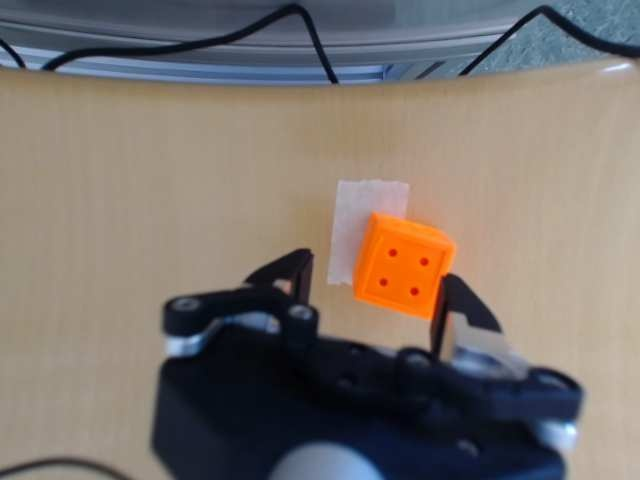
#> input picture cube-inspection-system/app/infrastructure/vision/captures/last_raw.jpg, 640 x 480 px
$ python -i image_processing.py   (imports and definitions only)
#> lines starting #> are read from the running program, lines starting #| are printed output that depends on the picture; after the words box and inside, x2 and y2 are one past the last pixel; in counts of white or black regions, pixels touching at a corner belong together
import cv2
import numpy as np

# ====================================================================
# FARB-DEFINITIONEN (HSV-Bereiche)
# ====================================================================
# Setup: Weiße PLA-3D-Druck-Fotobox, weißer LED-Ring oben, Kamera von oben.
# → Hintergrund ist weiß (S ≈ 0, V hoch) und wird durch die hohen
#   Sättigungs-Schwellwerte (≥ 80–150) automatisch ausgefiltert.
#
# Jede Farbe hat eine Liste von (lower, upper)-Tupeln.
# Rot braucht zwei Bereiche, weil Hue in HSV bei 0/180 umschlägt.
COLOR_RANGES = {
    "orange": [
        (np.array([5, 150, 120]),  np.array([25, 255, 255])),
    ],
    "rot": [
        (np.array([0, 100, 100]),  np.array([10, 255, 255])),
        (np.array([160, 100, 100]), np.array([180, 255, 255])),
    ],
    "gelb": [
        (np.array([20, 100, 100]), np.array([35, 255, 255])),
    ],
    "gruen": [
        (np.array([35, 80, 80]),   np.array([85, 255, 255])),
    ],
    "blau": [
        (np.array([100, 100, 80]), np.array([130, 255, 255])),
    ],
    "lila": [
        (np.array([125, 80, 80]),  np.array([155, 255, 255])),
    ],
    # HINWEIS: "weiss" ist NICHT nutzbar mit der weißen Fotobox,
    # da Hintergrund und Würfel denselben HSV-Bereich haben.
    # Nur verwenden, wenn ein dunkler/farbiger Hintergrund genutzt wird.
    "weiss": [
        (np.array([0, 0, 180]),    np.array([180, 50, 255])),
    ],
}


def get_color_mask(img, color: str):
    """Gibt eine bereinigte Binärmaske für die angegebene Farbe zurück.

    Unterstützt alle Farben aus COLOR_RANGES.
    Farben mit mehreren HSV-Bereichen (z.B. Rot) werden automatisch kombiniert.
    """
    color = color.lower().strip()
    if color not in COLOR_RANGES:
        raise ValueError(f"Unbekannte Farbe '{color}'. Verfügbar: {list(COLOR_RANGES.keys())}")

    hsv = cv2.cvtColor(img, cv2.COLOR_BGR2HSV)
    mask = np.zeros(hsv.shape[:2], dtype=np.uint8)

    for lower, upper in COLOR_RANGES[color]:
        mask |= cv2.inRange(hsv, lower, upper)

    kernel = cv2.getStructuringElement(cv2.MORPH_RECT, (5, 5))
    mask = cv2.morphologyEx(mask, cv2.MORPH_CLOSE, kernel)
    mask = cv2.morphologyEx(mask, cv2.MORPH_OPEN, kernel)
    return mask


def get_orange_mask(img):
    """Gibt eine bereinigte Binärmaske für orange Bereiche zurück."""
    return get_color_mask(img, "orange")


def get_dark_spots(gray_roi):
    """Gibt eine Binärmaske für dunkle Stellen zurück (z.B. Würfelaugen).

    Nutzt adaptives Thresholding: Erkennt Bereiche, die lokal dunkler
    sind als ihre Umgebung. Funktioniert zuverlässig bei gleichmäßiger
    LED-Beleuchtung, 1-6 Augen und bei Neigung.
    """
    # Rauschen reduzieren (groesserer Kernel filtert Oberflaechentextur besser)
    blurred = cv2.GaussianBlur(gray_roi, (7, 7), 0)

    # Adaptiver Threshold: erkennt lokal dunklere Stellen
    # blockSize=51 → grosse Nachbarschaft, damit der Hintergrund-Mittelwert
    #                 nicht vom Dot verfaelscht wird
    # C=8 → staerkerer Threshold, filtert subtile Schatten/Textur besser
    thresh = cv2.adaptiveThreshold(
        blurred, 255, cv2.ADAPTIVE_THRESH_GAUSSIAN_C,
        cv2.THRESH_BINARY_INV, 51, 8
    )

    # Halbmonde schließen (LED-Ring erzeugt einseitige Schatten)
    kernel_close = cv2.getStructuringElement(cv2.MORPH_ELLIPSE, (7, 7))
    thresh = cv2.morphologyEx(thresh, cv2.MORPH_CLOSE, kernel_close)

    # Ringe/Donuts füllen → aus hohlen Ringen werden volle Kreise
    cnts, _ = cv2.findContours(thresh, cv2.RETR_EXTERNAL, cv2.CHAIN_APPROX_SIMPLE)
    cv2.drawContours(thresh, cnts, -1, 255, cv2.FILLED)

    # Jetzt erst Noise entfernen – echte Dots sind jetzt gefüllte Kreise (~15px)
    # und überleben 5x5 problemlos, kleine Noise-Blobs nicht.
    kernel_open = cv2.getStructuringElement(cv2.MORPH_ELLIPSE, (5, 5))
    thresh = cv2.morphologyEx(thresh, cv2.MORPH_OPEN, kernel_open)

    return thresh

>>> import cv2
>>> picture = cv2.imread('captures/last_raw.jpg')
#> picture is the input picture: shape (480, 640, 3); mean B, G, R 109.7, 115.4, 123.9
>>> result = get_orange_mask(picture)
#> in get_color_mask, `hsv = cv2.cvtColor(img, cv2.COLOR_BGR2HSV)`: hsv: shape (480, 640, 3); mean H, S, V 53.7, 78.8, 134.6
#> the loop in get_color_mask, `for lower, upper in COLOR_RANGES[color]:` made 1 pass
#> pass 1, in get_color_mask, `mask |= cv2.inRange(hsv, lower, upper)`:
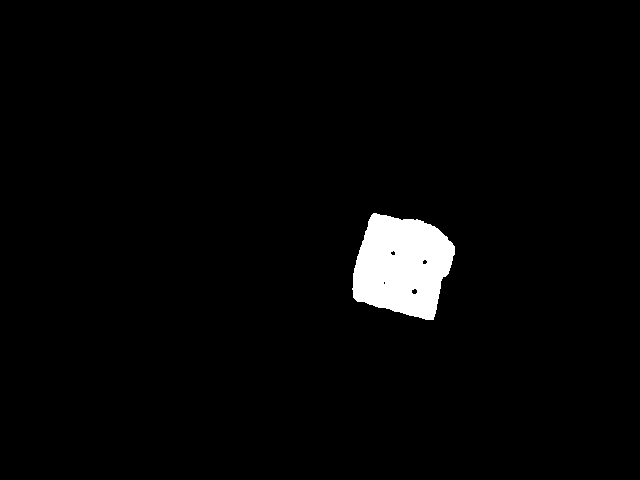
#> mask: shape (480, 640); 2.6% white; 1 white region, box (x1, y1, x2, y2) and area: (352, 213, 455, 320) 7969
#> in get_color_mask, `mask = cv2.morphologyEx(mask, cv2.MORPH_CLOSE, kernel)`: mask: shape (480, 640); 2.6% white; 1 white region, box (x1, y1, x2, y2) and area: (352, 213, 455, 320) 8020
#> in get_color_mask, `mask = cv2.morphologyEx(mask, cv2.MORPH_OPEN, kernel)`: mask: shape (480, 640); 2.6% white; 1 white region, box (x1, y1, x2, y2) and area: (353, 214, 455, 320) 8014
